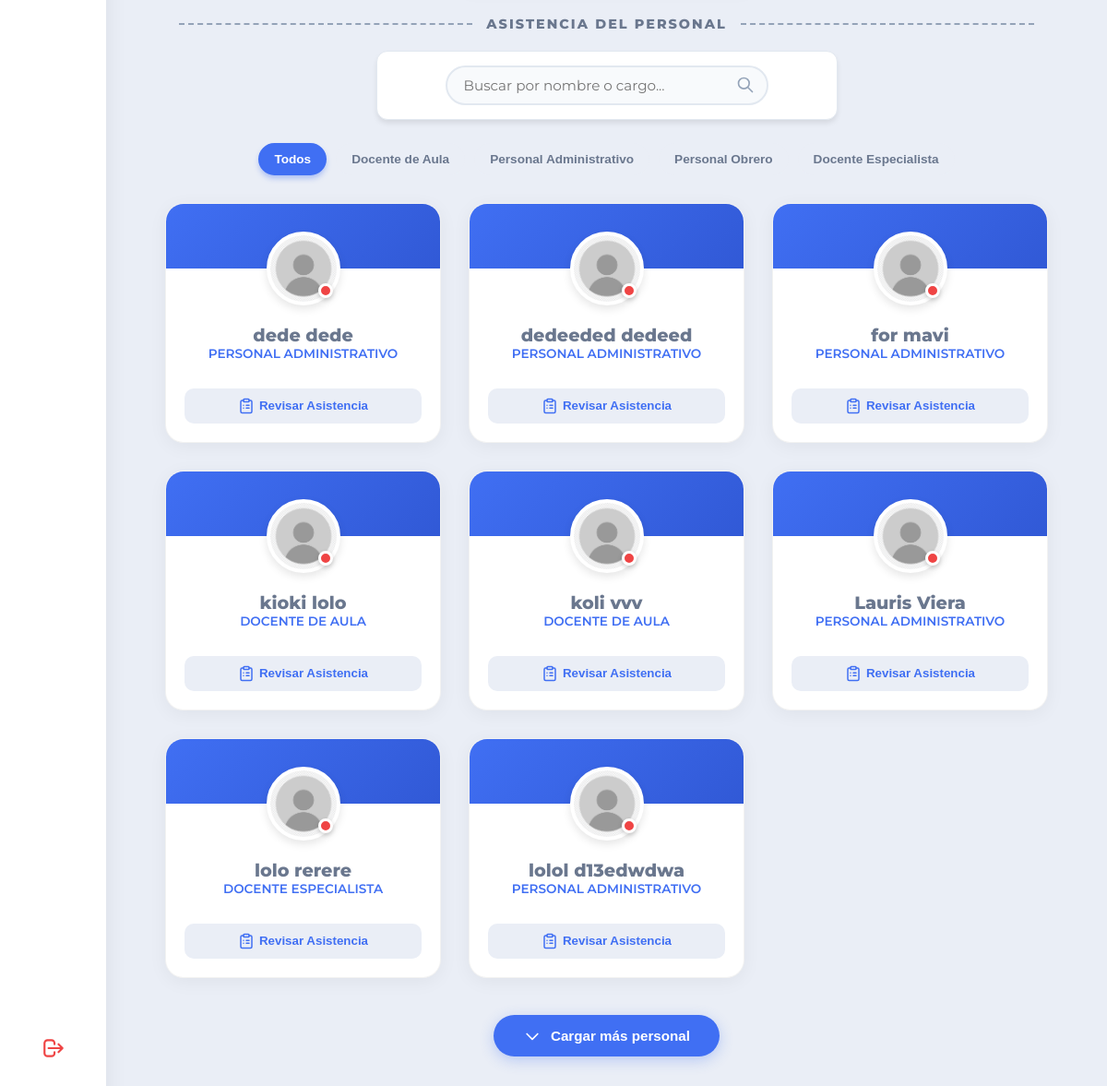
The app's page /vistas/asistencia.php (signed in, lower part), older data.
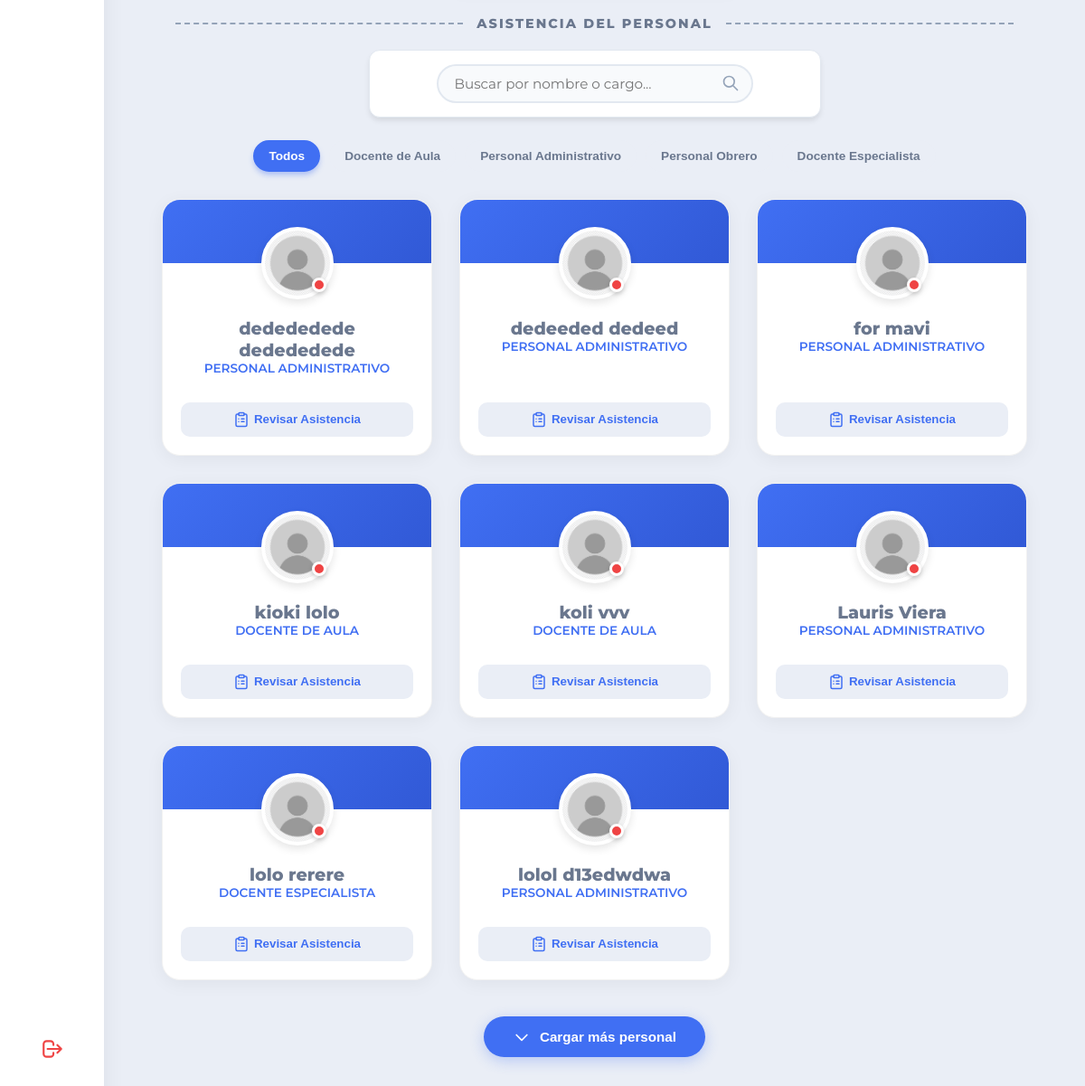
The same page, newer data.
### tables this page shows
CREATE TABLE `personal` (
  `id_personal` int(11) NOT NULL AUTO_INCREMENT,
  `cedula` varchar(15) NOT NULL,
  `nombres` varchar(100) NOT NULL,
  `apellidos` varchar(100) NOT NULL,
  `foto_perfil` varchar(255) NOT NULL DEFAULT 'default.png',
  `telefono` varchar(20) NOT NULL,
  `id_cargo` int(11) NOT NULL,
  `id_usuario` int(11) NOT NULL,
  `hora_entrada_personalizada` time DEFAULT NULL,
  `hora_salida_personalizada` time DEFAULT NULL,
  `fecha_ingreso` date DEFAULT curdate(),
  PRIMARY KEY (`id_personal`),
  UNIQUE KEY `cedula_unica` (`cedula`),
  KEY `fk_personal_cargo` (`id_cargo`),
  KEY `fk_personal_usuario` (`id_usuario`),
  CONSTRAINT `fk_personal_cargo` FOREIGN KEY (`id_cargo`) REFERENCES `cargos` (`id_cargo`) ON UPDATE CASCADE,
  CONSTRAINT `fk_personal_usuario` FOREIGN KEY (`id_usuario`) REFERENCES `usuarios` (`id_usuario`) ON DELETE CASCADE ON UPDATE CASCADE
);

CREATE TABLE `cargos` (
  `id_cargo` int(11) NOT NULL AUTO_INCREMENT,
  `nombre_cargo` varchar(100) NOT NULL,
  PRIMARY KEY (`id_cargo`)
);

### vistas/asistencia.php (the view, shortened to what the changed rows need)
<?php
require_once '../configuracion/conexion.php';
$id_rol = $_SESSION['id_rol'];
$id_usuario = $_SESSION['id_usuario'];
$stmt_mi_id = $conexion->prepare("SELECT p.id_personal, p.foto_perfil, p.nombres, p.apellidos, c.nombre_cargo,
                                         a.hora_entrada AS asistio_hoy
                                  FROM personal p
                                  INNER JOIN cargos c ON p.id_cargo = c.id_cargo
                                  LEFT JOIN asistencias a ON p.id_personal = a.id_personal AND a.fecha = CURDATE()
                                  WHERE p.id_usuario = ?");
$stmt_mi_id->execute([$id_usuario]);
$mis_datos = $stmt_mi_id->fetch(PDO::FETCH_ASSOC);
$mi_id_personal = $mis_datos ? $mis_datos['id_personal'] : 0;
$es_admin = ($id_rol == 1 || $id_rol == 2);
$lista_personal = [];
if ($es_admin) {
    try {
        $sql = "SELECT p.id_personal, p.cedula, p.nombres, p.apellidos, p.foto_perfil, p.id_cargo, c.nombre_cargo,
                       a.hora_entrada AS asistio_hoy
                FROM personal p
                INNER JOIN cargos c ON p.id_cargo = c.id_cargo
                INNER JOIN usuarios u ON p.id_usuario = u.id_usuario
                LEFT JOIN asistencias a ON p.id_personal = a.id_personal AND a.fecha = CURDATE()
                WHERE u.estado = 'Activo' AND p.id_personal != ?
                ORDER BY p.nombres ASC";
        $stmt = $conexion->prepare($sql);
        $stmt->execute([$mi_id_personal]);
        $lista_personal = $stmt->fetchAll(PDO::FETCH_ASSOC);
    } catch (PDOException $e) {}
}
?>
<!DOCTYPE html>
<html lang="es" data-theme="light">
<head>
    <link rel="stylesheet" href="../recursos/css/principal.css?v=<?php echo time(); ?>">
</head>
<body>
    <div class="contenedor-principal">
        <main class="contenido">
            <?php if ($es_admin): ?>
                <div class="grid-perfiles">
                    <?php foreach ($lista_personal as $emp): ?>
                        <div class="tarjeta-perfil item-filtrable" data-cargo="<?php echo $emp['id_cargo']; ?>">
                            <div class="contenedor-avatar" style="margin-block-start: -40px; inline-size: 80px; block-size: 80px;">
                                <img src="../recursos/img/perfiles/<?php echo htmlspecialchars($emp['foto_perfil']); ?>" alt="Foto">
                                <?php
                                    if (!empty($emp['asistio_hoy'])) {
                                        echo '<span class="indicador-estatus estatus-presente" title="Asistió hoy (' . date('h:i A', strtotime($emp['asistio_hoy'])) . ')"></span>';
                                    } else {
                                        echo '<span class="indicador-estatus estatus-ausente" title="Aún no has marcado entrada hoy"></span>';
                                    }
                                ?>
                            </div>
                            <div class="info-perfil" style="padding-block-start: 10px;">
                                <h3 class="nombre-empleado"><?php echo htmlspecialchars($emp['nombres'] . ' ' . $emp['apellidos']); ?></h3>
                                <span class="cargo-empleado"><?php echo htmlspecialchars($emp['nombre_cargo']); ?></span>
                                <div class="acciones-perfil">
                                    <button class="btn-editar-horario" onclick="abrirCalendario(<?php echo $emp['id_personal']; ?>, '<?php echo addslashes($emp['nombres']); ?>', true)" style="inline-size: 100%;">
                                        Revisar Asistencia
                                    </button>
                                </div>
                            </div>
                        </div>
                    <?php endforeach; ?>
                </div>
            <?php endif; ?>
        </main>
    </div>
</body>
</html>

Row changes from the older to the newer data that the page shows:
changed personal: nombres+apellidos "dede dede" → "dedededede dedededede"
